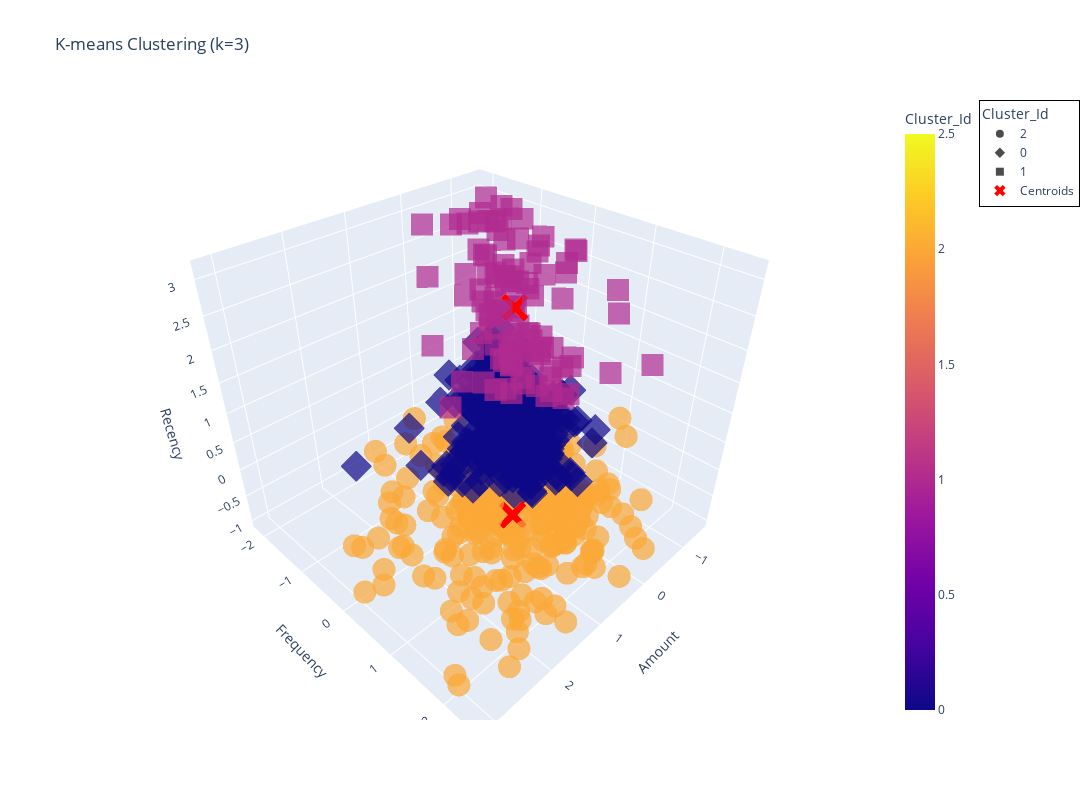

Source (notebook cell):
### Code cell
# Assign the cluster labels to parameters_scaled DataFrame
#parameters_scaled['Cluster_Id'] = y_kmeans

# Display the first few rows of parameters_scaled
#print(parameters_scaled.head())

# Create a DataFrame for centroids
centers = kmeans.cluster_centers_
centers_df = pd.DataFrame(centers, columns=['Amount', 'Frequency', 'Recency'])
centers_df['Cluster'] = ['Centroid']*len(centers_df)

# Create the 3D scatter plot
fig = px.scatter_3d(parameters_scaled, x='Amount', y='Frequency', z='Recency', 
                    color='Cluster_Id', symbol='Cluster_Id', title=f'K-means Clustering (k={k})',
                    labels={'Amount': 'Amount', 'Frequency': 'Frequency', 'Recency': 'Recency'},
                    opacity=0.7)

# Add centroids to the plot
fig.add_scatter3d(x=centers_df['Amount'], y=centers_df['Frequency'], z=centers_df['Recency'],
                  mode='markers', marker=dict(size=10, color='red', symbol='x'),
                  name='Centroids')

# Update layout to increase figure size and customize legend
fig.update_layout(
    scene=dict(
        xaxis_title='Amount',
        yaxis_title='Frequency',
        zaxis_title='Recency'
    ),
    width=1200,
    height=800,
    legend=dict(
        x=1.125,
        y=1,
        bgcolor='rgba(255, 255, 255, 0.5)',
        bordercolor='Black',
        borderwidth=1
    )
)

# Show the plot
fig.show()

### Figure 1 — Plotly figure (JSON) as saved in the notebook; plotly's stock layout.template omitted (floating-point values rounded to 4 significant figures; data arrays with more than 128 entries replaced by an {"elided": "..."} marker saying what was removed)
{"data": [{"hovertemplate": "Cluster_Id=%{marker.color}<br>Amount=%{x}<br>Frequency=%{y}<br>Recency=%{z}<extra></extra>", "legendgroup": "2", "marker": {"color": {"elided": "265 int values"}, "coloraxis": "coloraxis", "opacity": 0.7, "symbol": "circle"}, "mode": "markers", "name": "2", "scene": "scene", "showlegend": true, "type": "scatter3d", "x": {"elided": "265 float values"}, "y": {"elided": "265 float values"}, "z": {"elided": "265 float values"}}, {"hovertemplate": "Cluster_Id=%{marker.color}<br>Amount=%{x}<br>Frequency=%{y}<br>Recency=%{z}<extra></extra>", "legendgroup": "0", "marker": {"color": {"elided": "292 int values"}, "coloraxis": "coloraxis", "opacity": 0.7, "symbol": "diamond"}, "mode": "markers", "name": "0", "scene": "scene", "showlegend": true, "type": "scatter3d", "x": {"elided": "292 float values"}, "y": {"elided": "292 float values"}, "z": {"elided": "292 float values"}}, {"hovertemplate": "Cluster_Id=%{marker.color}<br>Amount=%{x}<br>Frequency=%{y}<br>Recency=%{z}<extra></extra>", "legendgroup": "1", "marker": {"color": [1, 1, 1, 1, 1, 1, 1, 1, 1, 1, 1, 1, 1, 1, 1, 1, 1, 1, 1, 1, 1, 1, 1, 1, 1, 1, 1, 1, 1, 1, 1, 1, 1, 1, 1, 1, 1, 1, 1, 1, 1, 1, 1, 1, 1, 1, 1, 1, 1, 1, 1, 1, 1, 1, 1, 1, 1, 1, 1, 1, 1, 1, 1, 1, 1, 1, 1, 1, 1, 1, 1, 1, 1, 1, 1, 1, 1, 1, 1, 1, 1, 1, 1, 1, 1, 1, 1, 1, 1, 1, 1, 1, 1, 1, 1, 1, 1, 1, 1, 1, 1, 1, 1, 1, 1, 1], "coloraxis": "coloraxis", "opacity": 0.7, "symbol": "square"}, "mode": "markers", "name": "1", "scene": "scene", "showlegend": true, "type": "scatter3d", "x": [-0.4124, -0.9527, -0.929, -1.089, -0.9674, 0.06093, 0.008654, -1.133, -1.291, -1.089, -0.45, -0.6823, -0.9149, 0.05183, -0.1758, -0.5721, -1.252, -0.4436, -0.4786, -0.3705, -0.7958, -1.472, -0.1047, -0.9776, 0.2089, -1.388, 0.2141, -0.836, -0.4595, -0.2038, 1.792, -0.7623, -1.073, -0.9887, -0.1904, -0.1682, 0.8414, -0.1252, -1.434, -0.6689, -1.042, 0.234, 1.463, -1.067, -0.6525, -0.9115, -0.5818, -0.1341, -1.253, -0.8304, -0.5445, -0.215, -0.1418, -1.429, 0.3442, -0.31, -1.292, -0.4428, 0.1555, -0.6775, -0.7299, -0.0165, 1.166, -1.007, -0.537, -1.472, -1.243, -0.8658, -0.5183, -0.6939, 0.05018, -0.01165, -0.3938, 0.2465, 0.1149, -0.1905, -0.7481, -0.06788, -0.5457, 0.1727, -0.6425, -0.9048, -0.9584, 0.4948, -0.6138, -1.423, -0.6768, -0.3561, -1.453, -0.6943, -0.7018, -0.3635, -0.5248, -0.6532, 0.345, -0.0347, -0.3251, -1.078, -1.479, -0.8998, 0.53, -0.6296, -1.22, -1.227, -0.8513, -0.5896], "y": [-0.0399, -1.19, -1.382, -1.19, -0.9984, 0.3435, -0.8067, 0.1518, -1.574, -0.4233, 0.1518, 0.3435, -0.8067, -0.615, -0.4233, 0.3435, -1.765, -0.4233, -0.4233, 0.5352, -1.382, -2.149, -0.8067, -0.8067, 0.1518, -0.8067, 0.3435, -1.19, 0.3435, -0.2316, 0.3435, -0.4233, 0.9186, -0.8067, -0.8067, -0.615, -0.4233, 0.3435, -1.765, -1.765, -0.9984, -1.574, 1.685, -1.19, 0.1518, 0.3435, -0.615, -1.382, -1.574, -0.2316, 1.877, -0.4233, 0.1518, -1.574, 0.3435, -0.9984, -1.19, 1.302, -0.0399, -0.9984, -1.382, -0.0399, -0.4233, -0.8067, -0.2316, -1.957, -0.615, -0.2316, 0.5352, -0.2316, -0.4233, 0.9186, -0.615, -0.8067, -0.2316, 0.5352, -0.9984, 0.1518, 0.5352, -0.4233, -1.574, -0.4233, -0.615, 0.7269, -0.615, -1.957, -0.9984, 0.3435, -1.382, -0.9984, -0.4233, 0.5352, 1.302, -0.9984, -0.615, -0.9984, -0.4233, -0.9984, -1.957, -0.0399, 0.3435, 0.5352, -1.765, -1.19, -0.8067, -0.615], "z": [1.571, 3.12, 1.303, 1.799, 3.12, 1.759, 1.283, 0.9057, 1.759, 2.246, 1.521, 1.164, 1.63, 2.335, 1.998, 2.315, 1.104, 1.015, 2.981, 2.961, 2.355, 2.623, 2.822, 1.303, 1.521, 2.494, 1.392, 1.62, 0.856, 1.154, 2.554, 1.402, 1.154, 3.02, 1.998, 1.849, 0.8262, 1.104, 2.593, 2.842, 1.452, 3.06, 2.871, 1.978, 0.9156, 1.233, 1.213, 3.01, 1.849, 1.134, 1.938, 3.04, 1.869, 1.928, 2.881, 3.11, 1.372, 2.822, 1.472, 2.881, 1.035, 0.8461, 2.961, 0.8759, 2.663, 1.62, 2.732, 1.382, 3.1, 1.015, 1.799, 1.223, 1.025, 0.8163, 0.8759, 1.422, 3.03, 1.084, 3.07, 0.9454, 2.832, 2.663, 1.998, 2.871, 2.425, 1.968, 0.995, 0.8163, 1.243, 1.511, 2.246, 2.832, 2.464, 1.829, 2.345, 2.415, 2.474, 0.9156, 2.544, 1.243, 1.362, 0.8163, 3.03, 1.839, 1.194, 1.005]}, {"marker": {"color": "red", "size": 10, "symbol": "x"}, "mode": "markers", "name": "Centroids", "type": "scatter3d", "x": [-0.607, -0.521, 0.8885], "y": [-0.6059, -0.4812, 0.8712], "z": [-0.3577, 1.894, -0.3637]}], "layout": {"coloraxis": {"colorbar": {"title": {"text": "Cluster_Id"}}, "colorscale": [[0, "#0d0887"], [0.1111, "#46039f"], [0.2222, "#7201a8"], [0.3333, "#9c179e"], [0.4444, "#bd3786"], [0.5556, "#d8576b"], [0.6667, "#ed7953"], [0.7778, "#fb9f3a"], [0.8889, "#fdca26"], [1, "#f0f921"]]}, "height": 800, "legend": {"bgcolor": "rgba(255, 255, 255, 0.5)", "bordercolor": "Black", "borderwidth": 1, "title": {"text": "Cluster_Id"}, "tracegroupgap": 0, "x": 1.125, "y": 1}, "scene": {"domain": {"x": [0, 1], "y": [0, 1]}, "xaxis": {"title": {"text": "Amount"}}, "yaxis": {"title": {"text": "Frequency"}}, "zaxis": {"title": {"text": "Recency"}}}, "title": {"text": "K-means Clustering (k=3)"}, "width": 1200}}
